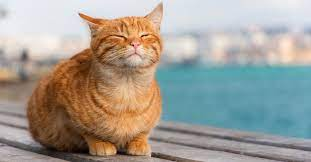
#> input picture estudo-opencv/cat.jpg, 311 x 162 px
$ python borrao.py
#> lines starting #> are read from the running program, lines starting #| are printed output that depends on the picture
"""
Basta alterar a cor de cada pixel misturando a cor com os pixels ao seu redor.
Util quando há identificação de objetos em imagens pois os processos de detecção de bordas,
por exemplo, funcionam melhor depois de aplicar uma suavização na imagem.
"""

""" # cálculo da média
    # soma o valor dos pixels ao redor do pixel selecionado, soma e atualiza a media
import cv2
import numpy as np
img = cv2.imread("../cat.jpg")
img = img[::2, ::2]

# blur(imagem, (janela de, suavização))
suavizarMedia = np.hstack([
    np.vstack([img,                  cv2.blur(img, (3,3))]),

    np.vstack([cv2.blur(img, (5,5)), cv2.blur(img, (7,7))]),

    np.vstack([cv2.blur(img, (9,9)), cv2.blur(img, (11,11))]),
])

cv2.imshow("Imagens suavizadas por média", suavizarMedia)
cv2.waitKey(0)
"""

""" # cálculo da mediana
# despreza valores muito altos e muito baixos que podem distorcer o resultado
# valor que fica no meio do intervalo
import cv2
import numpy as np
img = cv2.imread("../cat.jpg")
img = img[::2, ::2]

# medianBlur(imagem, tamanho da caixa/janela)
suavizarMediana = np.hstack([
    np.vstack([img,                    cv2.medianBlur(img, 3)]),

    np.vstack([cv2.medianBlur(img, 5), cv2.medianBlur(img, 7)]),

    np.vstack([cv2.medianBlur(img, 9), cv2.medianBlur(img, 11)]),
])

cv2.imshow("Imagens suavizadas por mediana", suavizarMediana)
cv2.waitKey(0)
"""

""" # filtro bilateral(mais lento que os anteriores)
# preserva as bordas e garante a remoção do ruído
"""

""" # filtro gaussiana
# gera menos borrão, produz um efeito mais natural e reduz o ruído na imagem
import cv2
import numpy as np
img = cv2.imread("../cat.jpg")
img = img[::2, ::2]

# GaussianBlur(imagem, (altura, largura) , desvios padrão no eixo X eY)
suavizarGaussiana = np.hstack([
    np.vstack([img,
               cv2.GaussianBlur(img, (3,3), 0)]),

    np.vstack([cv2.GaussianBlur(img, (5,5), 0),
               cv2.GaussianBlur(img, (7,7), 0)]),

    np.vstack([cv2.GaussianBlur(img, (9,9), 0),
               cv2.GaussianBlur(img, (11,11), 0)]),
])
cv2.imshow("Imagens suavizadas pelo filtro Gaussiano", suavizarGaussiana)
cv2.waitKey(0)
"""

import cv2
import numpy as np
img = cv2.imread("../cat.jpg")
#> img is the input picture: shape (162, 311, 3); mean B, G, R 149.3, 158.2, 163.1
img = img[::2, ::2]
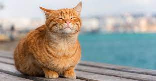
#> img: shape (81, 156, 3); mean B, G, R 149.8, 158.5, 163.5
# bilateralFilter(imagem, tamanho janela,espaço de cor, espaço coordenado, borda)
suavizarBilateral = np.hstack([
    np.vstack([img,
               cv2.bilateralFilter(img, 3, 21, 21)]),

    np.vstack([cv2.bilateralFilter(img, 5, 35, 35),
               cv2.bilateralFilter(img, 7, 49, 49)]),

    np.vstack([cv2.bilateralFilter(img, 9, 63, 63),
               cv2.bilateralFilter(img, 11, 77, 77)]),
])
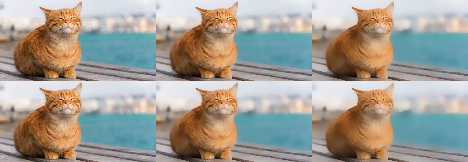
#> suavizarBilateral: shape (162, 468, 3); mean B, G, R 149.9, 158.6, 163.6
cv2.imshow("Imagens suavizadas pelo filtro bidirecional", suavizarBilateral)
cv2.waitKey(0)
cv2.destroyAllWindows()

$ run again, with estudo-opencv/city.jpg copied over estudo-opencv/cat.jpg
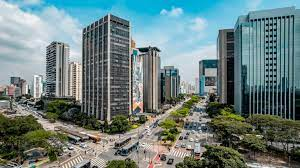
#> input picture estudo-opencv/city.jpg, 300 x 168 px
#> img is the input picture: shape (168, 300, 3); mean B, G, R 127.4, 128.2, 108.1
#> `img = img[::2, ::2]`:
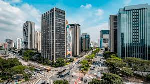
#> img: shape (84, 150, 3); mean B, G, R 126.5, 127, 106.7
#> `suavizarBilateral = np.hstack([ np.vstack([img, cv2.bilateralFilter(im..`:
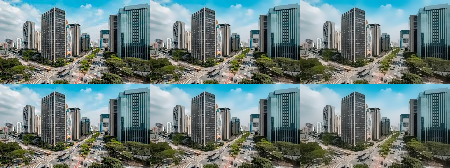
#> suavizarBilateral: shape (168, 450, 3); mean B, G, R 126.5, 127.1, 106.7
